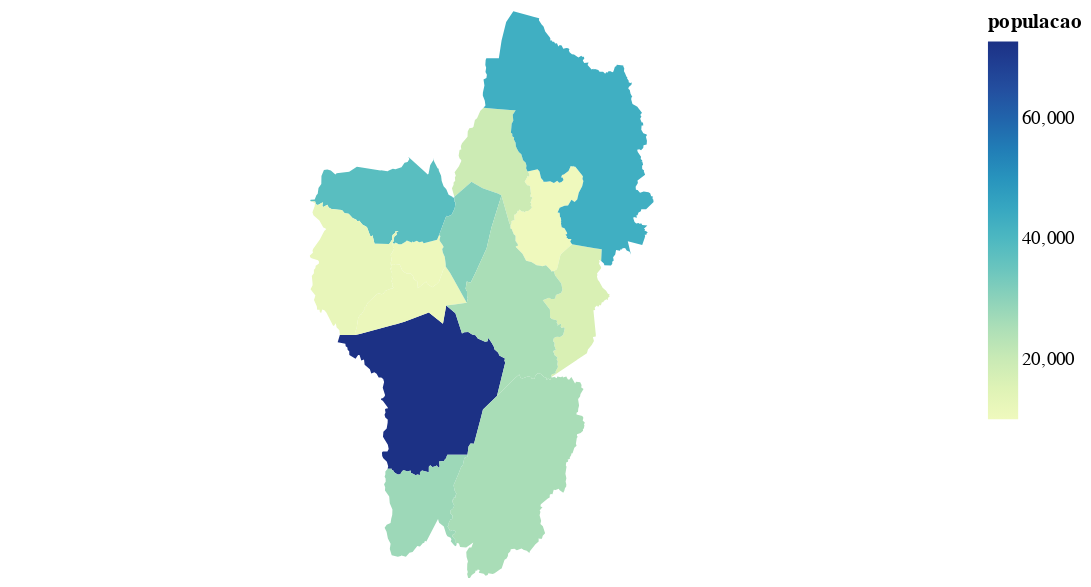

The notebook cell this image was saved under:
### Code cell
alt.Chart(ceara2).mark_geoshape().encode( alt.Color('populacao', type='quantitative')
).properties(
    width=500,
    height=300
)

### Figure 1 — Vega-Lite specification as saved in the notebook (floating-point values rounded to 4 significant figures; data arrays with more than 128 entries replaced by an {"elided": "..."} marker saying what was removed)
{"config": {"view": {"continuousWidth": 400, "continuousHeight": 300}}, "data": {"name": "data-f2b075241be451bc2151cd94b8288deb"}, "mark": "geoshape", "encoding": {"color": {"type": "quantitative", "field": "populacao"}}, "height": 300, "width": 500, "$schema": "https://vega.github.io/schema/vega-lite/v4.0.2.json", "datasets": {"data-f2b075241be451bc2151cd94b8288deb": [{"centroid_lat": -4.773, "centroid_lon": -40.75, "description": "Ararendá", "id": "2301257", "name": "Ararendá", "populacao": 10491, "type": "Feature", "geometry": {"type": "Polygon", "coordinates": [[[-40.66, -4.708], [-40.65, -4.721], [-40.64, -4.727], [-40.65, -4.734], [-40.65, -4.746], [-40.64, -4.76], [-40.63, -4.784], [-40.63, -4.788], [-40.63, -4.793], [-40.65, -4.807], [-40.65, -4.814], [-40.66, -4.831], [-40.67, -4.843], [-40.68, -4.851], [-40.7, -4.863], [-40.72, -4.851], [-40.72, -4.848], [-40.72, -4.843], [-40.76, -4.866], [-40.76, -4.843], [-40.78, -4.835], [-40.78, -4.825], [-40.8, -4.817], [-40.8, -4.815], [-40.8, -4.817], [-40.81, -4.817], [-40.82, -4.811], [-40.83, -4.803], [-40.84, -4.786], [-40.86, -4.784], [-40.86, -4.788], [-40.88, -4.787], [-40.88, -4.787], [-40.88, -4.781], [-40.88, -4.77], [-40.88, -4.753], [-40.88, -4.746], [-40.87, -4.732], [-40.87, -4.725], [-40.87, -4.713], [-40.86, -4.715], [-40.86, -4.712], [-40.84, -4.718], [-40.83, -4.718], [-40.81, -4.709], [-40.81, -4.705], [-40.79, -4.711], [-40.78, -4.708], [-40.78, -4.711], [-40.76, -4.706], [-40.75, -4.711], [-40.74, -4.708], [-40.73, -4.714], [-40.67, -4.703], [-40.66, -4.687], [-40.66, -4.69], [-40.66, -4.704], [-40.66, -4.708]]]}}, {"centroid_lat": -4.631, "centroid_lon": -40.17, "description": "Catunda", "id": "2303659", "name": "Catunda", "populacao": 9952, "type": "Feature", "geometry": {"type": "Polygon", "coordinates": {"elided": "1x117x2 float values"}}}, {"centroid_lat": -5.199, "centroid_lon": -40.72, "description": "Crateús", "id": "2304103", "name": "Crateús", "populacao": 72812, "type": "Feature", "geometry": {"type": "Polygon", "coordinates": {"elided": "1x130x2 float values"}}}, {"centroid_lat": -4.439, "centroid_lon": -40.4, "description": "Hidrolândia", "id": "2305209", "name": "Hidrolândia", "populacao": 19325, "type": "Feature", "geometry": {"type": "Polygon", "coordinates": {"elided": "1x102x2 float values"}}}, {"centroid_lat": -5.474, "centroid_lon": -40.34, "description": "Independência", "id": "2305605", "name": "Independência", "populacao": 25573, "type": "Feature", "geometry": {"type": "Polygon", "coordinates": {"elided": "1x203x2 float values"}}}, {"centroid_lat": -4.91, "centroid_lon": -40.8, "description": "Ipaporanga", "id": "2305654", "name": "Ipaporanga", "populacao": 11343, "type": "Feature", "geometry": {"type": "Polygon", "coordinates": {"elided": "1x70x2 float values"}}}, {"centroid_lat": -4.573, "centroid_lon": -40.88, "description": "Ipueiras", "id": "2305902", "name": "Ipueiras", "populacao": 37862, "type": "Feature", "geometry": {"type": "Polygon", "coordinates": {"elided": "1x110x2 float values"}}}, {"centroid_lat": -4.915, "centroid_lon": -40.04, "description": "Monsenhor Tabosa", "id": "2308609", "name": "Monsenhor Tabosa", "populacao": 16705, "type": "Feature", "geometry": {"type": "Polygon", "coordinates": {"elided": "1x103x2 float values"}}}, {"centroid_lat": -4.679, "centroid_lon": -40.53, "description": "Nova Russas", "id": "2309300", "name": "Nova Russas", "populacao": 30965, "type": "Feature", "geometry": {"type": "Polygon", "coordinates": [[[-40.37, -4.554], [-40.42, -4.661], [-40.42, -4.662], [-40.44, -4.706], [-40.44, -4.713], [-40.45, -4.732], [-40.46, -4.748], [-40.48, -4.787], [-40.49, -4.802], [-40.5, -4.811], [-40.52, -4.848], [-40.54, -4.843], [-40.55, -4.868], [-40.54, -4.877], [-40.54, -4.892], [-40.54, -4.9], [-40.54, -4.915], [-40.6, -4.836], [-40.6, -4.832], [-40.62, -4.813], [-40.63, -4.793], [-40.63, -4.788], [-40.63, -4.784], [-40.64, -4.76], [-40.65, -4.746], [-40.65, -4.734], [-40.64, -4.727], [-40.65, -4.721], [-40.66, -4.708], [-40.66, -4.704], [-40.66, -4.69], [-40.66, -4.687], [-40.63, -4.622], [-40.63, -4.622], [-40.62, -4.625], [-40.6, -4.619], [-40.59, -4.598], [-40.58, -4.578], [-40.59, -4.575], [-40.59, -4.558], [-40.52, -4.512], [-40.51, -4.507], [-40.51, -4.509], [-40.47, -4.525], [-40.46, -4.529], [-40.39, -4.546], [-40.39, -4.548], [-40.37, -4.554]]]}}, {"centroid_lat": -5.592, "centroid_lon": -40.77, "description": "Novo Oriente", "id": "2309409", "name": "Novo Oriente", "populacao": 27453, "type": "Feature", "geometry": {"type": "Polygon", "coordinates": {"elided": "1x121x2 float values"}}}, {"centroid_lat": -4.799, "centroid_lon": -41.08, "description": "Poranga", "id": "2311009", "name": "Poranga", "populacao": 12001, "type": "Feature", "geometry": {"type": "Polygon", "coordinates": {"elided": "1x121x2 float values"}}}, {"centroid_lat": -4.34, "centroid_lon": -40.04, "description": "Santa Quitéria", "id": "2312205", "name": "Santa Quitéria", "populacao": 42763, "type": "Feature", "geometry": {"type": "Polygon", "coordinates": {"elided": "1x277x2 float values"}}}, {"centroid_lat": -4.927, "centroid_lon": -40.34, "description": "Tamboril", "id": "2313203", "name": "Tamboril", "populacao": 25451, "type": "Feature", "geometry": {"type": "Polygon", "coordinates": {"elided": "1x139x2 float values"}}}]}}
